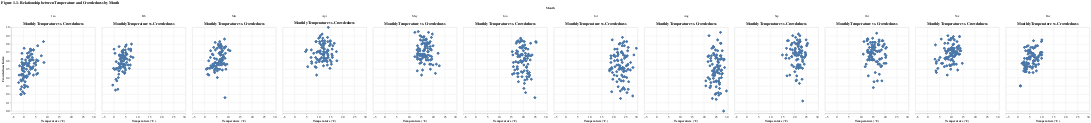
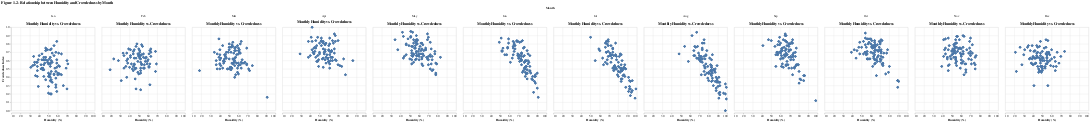

Notebook code for these charts, in order:
### Markdown cell above
From **Figure 1.1** and **Figure 1.2**, we discovered that:
- There is a strong relationship between `crowdedness` and `temperature` in winter months
- There is a strong relationship between `crowdedness` and `humidity` in summer months

### Code cell
alt.data_transformers.disable_max_rows()

month_order = ["Jan", "Feb", "Mar", "Apr", "May", "Jun", "Jul", "Aug", "Sep", "Oct", "Nov", "Dec"]

# Define a common y-axis title
y_axis_title = "Crowdedness Index"

# Temperature Plot
temp_plot = alt.Chart(clean_golf_df).mark_point().encode(
    x=alt.X('Temperature:Q').title('Temperature (°C)').scale(zero=False),
    y=alt.Y('Crowdedness:Q').title(y_axis_title)
).properties(
    title="Monthly Temperature vs. Crowdedness"
).facet(
    column=alt.Column("Month:N", sort=month_order, title="Month")
).properties(
    title="Figure 1.1 - Relationship between Temperature and Crowdedness by Month"
)

# Humidity Plot
humidity_plot = alt.Chart(clean_golf_df).mark_point().encode(
    x=alt.X('Humidity:Q').title('Humidity (%)').scale(zero=False),
    y=alt.Y('Crowdedness:Q').title(y_axis_title)
).properties(
    title="Monthly Humidity vs. Crowdedness"
).facet(
    column=alt.Column("Month:N", sort=month_order, title="Month")   
).properties(
    title="Figure 1.2 - Relationship between Humidity and Crowdedness by Month"
)

# Display the plots
display(temp_plot)
display(humidity_plot)

### Figure 1 — Vega-Lite specification as saved in the notebook (floating-point values rounded to 4 significant figures; data arrays with more than 128 entries replaced by an {"elided": "..."} marker saying what was removed)
{"config": {"view": {"continuousWidth": 300, "continuousHeight": 300}}, "data": {"name": "data-2714e6af7849355ec6d8265ddf7fd3a5"}, "facet": {"column": {"field": "Month", "sort": ["Jan", "Feb", "Mar", "Apr", "May", "Jun", "Jul", "Aug", "Sep", "Oct", "Nov", "Dec"], "title": "Month", "type": "nominal"}}, "spec": {"mark": {"type": "point"}, "encoding": {"x": {"field": "Temperature", "scale": {"zero": false}, "title": "Temperature (°C)", "type": "quantitative"}, "y": {"field": "Crowdedness", "title": "Crowdedness Index", "type": "quantitative"}}, "title": "Monthly Temperature vs. Crowdedness"}, "title": "Figure 1.1 - Relationship between Temperature and Crowdedness by Month", "$schema": "https://vega.github.io/schema/vega-lite/v5.16.3.json", "datasets": {"data-2714e6af7849355ec6d8265ddf7fd3a5": {"elided": "7665 records"}}}

### Figure 2 — Vega-Lite specification as saved in the notebook (floating-point values rounded to 4 significant figures; data arrays with more than 128 entries replaced by an {"elided": "..."} marker saying what was removed)
{"config": {"view": {"continuousWidth": 300, "continuousHeight": 300}}, "data": {"name": "data-2714e6af7849355ec6d8265ddf7fd3a5"}, "facet": {"column": {"field": "Month", "sort": ["Jan", "Feb", "Mar", "Apr", "May", "Jun", "Jul", "Aug", "Sep", "Oct", "Nov", "Dec"], "title": "Month", "type": "nominal"}}, "spec": {"mark": {"type": "point"}, "encoding": {"x": {"field": "Humidity", "scale": {"zero": false}, "title": "Humidity (%)", "type": "quantitative"}, "y": {"field": "Crowdedness", "title": "Crowdedness Index", "type": "quantitative"}}, "title": "Monthly Humidity vs. Crowdedness"}, "title": "Figure 1.2 - Relationship between Humidity and Crowdedness by Month", "$schema": "https://vega.github.io/schema/vega-lite/v5.16.3.json", "datasets": {"data-2714e6af7849355ec6d8265ddf7fd3a5": {"elided": "7665 records"}}}
